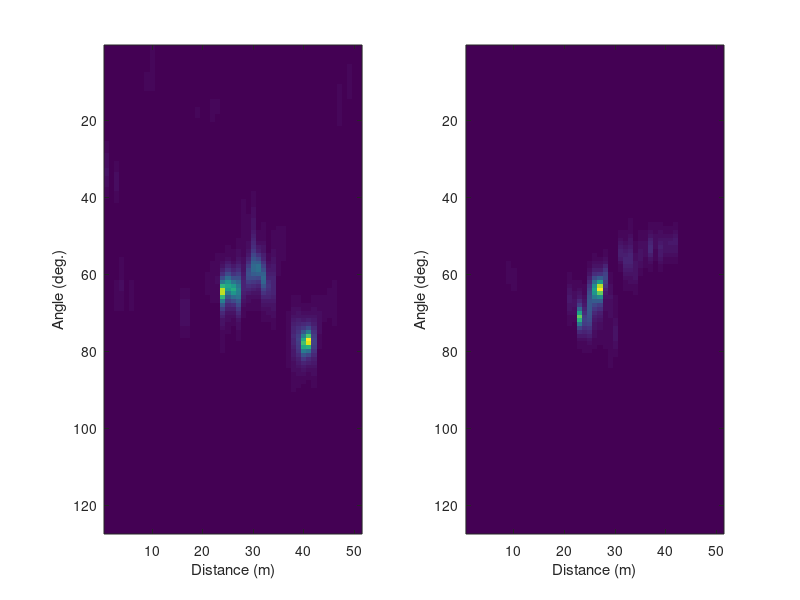

Recreate this plot in MATLAB.
clear;
close all;
clc;

load('Test_Data.mat')

%%%%%%%%%%%%%%%%%%%%%%%%%%%%%%%%%%%%%%%%%%%%%%%%%%%%%%%%%%%%%%
%%% 실제 차량용 FMCW 레이더 데이터 샘플
%%% 좌회전 : 10장, 우회전 : 10장
%%% 각 데이터는 크기가 127 x 51인 행렬
%%% 적절한 픽셀 크기로 라벨링 -> YOLO 네트워크 설계 후 돌려보기
%%%%%%%%%%%%%%%%%%%%%%%%%%%%%%%%%%%%%%%%%%%%%%%%%%%%%%%%%%%%%%

figure(1)
for ii = 1:10
    subplot(1, 2, 1)
    imagesc(squeeze(left_turn_Data(ii, :, :).^1.5)); % 좌회전 차량
    xlabel('Distance (m)')
    ylabel('Angle (deg.)')
    
    subplot(1, 2, 2)
    imagesc(squeeze(right_turn_Data(ii, :, :).^1.5)); % 우회전
    xlabel('Distance (m)')
    ylabel('Angle (deg.)')
    
    pause(0.5);
end
